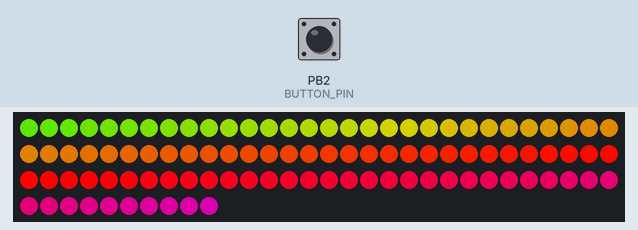
This sketch was run on a simulated ATtiny85, built with avr-gcc and run on an emulated ATtiny85. Parts: 100 RGB LEDs in strip order, left to right, continuing on the next row. The test bench sets the inputs (shaded band); at power-on: PB2 (BUTTON_PIN) HIGH. Random numbers use the default seed unless the sketch sets one.

Above: at 1.2 s.
1.3 s: PB2 (BUTTON_PIN) pulled LOW for 0.15 s
At 1.76 s:
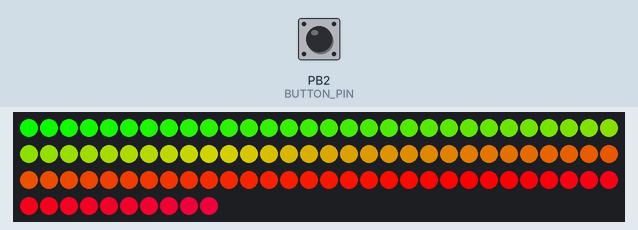
2.0 s: PB2 (BUTTON_PIN) pulled LOW for 1 s
At 3.06 s:
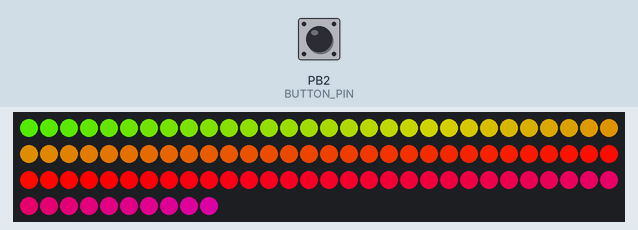
3.6 s: PB2 (BUTTON_PIN) pulled LOW for 0.15 s
At 4.02 s:
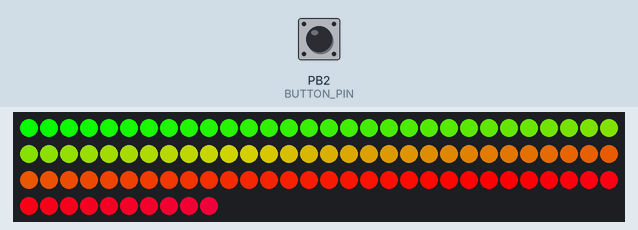
4.3 s: PB2 (BUTTON_PIN) pulled LOW for 3.2 s
At 5.93 s:
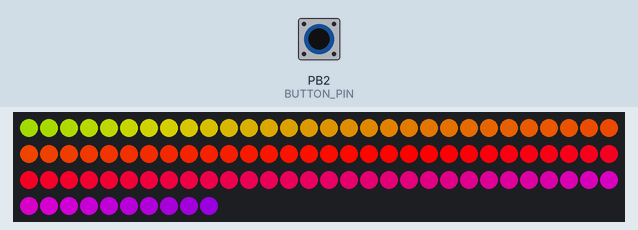
8.1 s: PB2 (BUTTON_PIN) pulled LOW for 0.15 s
At 8.49 s:
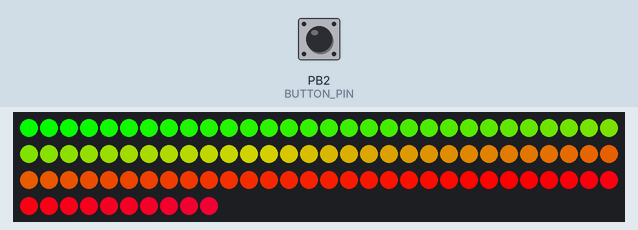
8.8 s: PB2 (BUTTON_PIN) pulled LOW for 1 s
At 12.01 s:
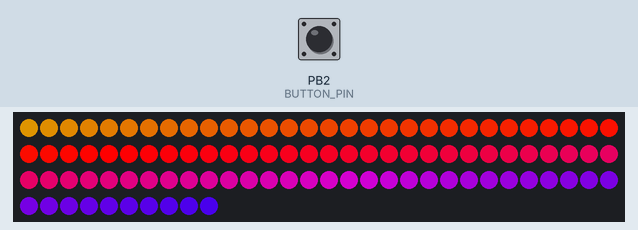
Timing chart, 0 to 13.5 s (numbered marks = the images above; inputs shaded):
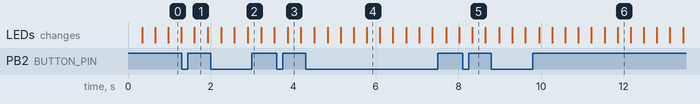

The sketch:

LED_Strip_FX-ATtiny45.ino
```cpp
// Cine Lights Standby FX
// This Arduino script is a cleanup of the original Cine lights
// effects script for standby modes on his project:
// Link to project
// Link to original code

// The original code was written in a combination of FastLed and Adafruit's
// Neopixel library. This implementation is exclusively Neopixel to cut down
// on the size of code being loaded into memory.

// Include the Adafruit NeoPixel Library
#include <Adafruit_NeoPixel.h>

// Define the Arduino pin that will send data to the strip.
#define PIN 1

// Specify the number of LEDs/Pixels we will be controlling.
#define NUM_LEDS 100

#define BUTTON_PIN 2

// Create an Adafruit Neopixel strip object as a global variable.
Adafruit_NeoPixel strip = Adafruit_NeoPixel(NUM_LEDS, PIN, NEO_GRB + NEO_KHZ800);


// Function prototype allowing optional parameters
uint32_t Wheel(byte WheelPos, float opacity = 1);
void Twinkle (float fadeAmt = 0.96);
void Ripple(boolean addBackgroundColor = true);

// Twinkle function global vars
float redStates[NUM_LEDS];
float blueStates[NUM_LEDS];
float greenStates[NUM_LEDS];

//Ripple function Global vars
//background color
int color;
int center = 0;
int iterationNum = -1;

uint32_t currentBgColor = random(256);
uint32_t nextBgColor = currentBgColor;

int buttonPushCounter = 0;   // counter for the number of button presses
int buttonState = 0;         // current state of the button
int lastButtonState = 0;

void setup() {
     pinMode(BUTTON_PIN, INPUT);
     digitalWrite(BUTTON_PIN, HIGH);
    // Required function for Neopixel Library.
    strip.begin();

    // Set the strip brightness if required (may be overidden by some FX)
    //strip.setBrightness(20);

    // Initialize all pixels to 'off'
    strip.show();
}

void loop() {
  // read the pushbutton input pin:
  buttonState = digitalRead(BUTTON_PIN);
    // compare the buttonState to its previous state
  if (buttonState != lastButtonState) {
    if (buttonState == HIGH) {
      buttonPushCounter++;

      if(buttonPushCounter==5) {
      buttonPushCounter=1;}
    }
    else
    {
      // if the current state is LOW then the button
      // wend from on to off:
    }
  }
  // save the current state as the last state,
  //for next time through the loop
  lastButtonState = buttonState;
  Rainbow(20);


}

/* These routines came from VUMeter on YouTube */

int wrap(int step) {
  if(step < 0) return NUM_LEDS + step;
  if(step > NUM_LEDS - 1) return step - NUM_LEDS;
  return step;
}

// Input a value 0 to 255 to get a color value.
// The colours are a transition r - g - b - back to r.
// Used by several routines below.
// Notes: The opacity parameter defaults to 1 unless explicitly passed in.
uint32_t Wheel(byte WheelPos, float opacity) {

  if(WheelPos < 85) {
    return strip.Color((WheelPos * 3) * opacity, (255 - WheelPos * 3) * opacity, 0);
  }
  else if(WheelPos < 170) {
    WheelPos -= 85;
    return strip.Color((255 - WheelPos * 3) * opacity, 0, (WheelPos * 3) * opacity);
  }
  else {
    WheelPos -= 170;
    return strip.Color(0, (WheelPos * 3) * opacity, (255 - WheelPos * 3) * opacity);
  }
}

// Twinkle
// Desc: Randomly displays pixels as flashes of light across the strip.
// Parameters:
//              - fadeAmt : The amount of fade each pixel should exhibit.
// Returns: void
// Notes: Selects color and position at random. Relies on several global vars.
//        The fadeAmt defaults to 0.96 unless explicitly passed in as a parameter.
void Twinkle (float fadeAmt) {

  if (random(25) == 1) {
      uint16_t randomLEDNumber = random(NUM_LEDS);
      if (redStates[randomLEDNumber] < 1 && greenStates[randomLEDNumber] < 1 && blueStates[randomLEDNumber] < 1) {
        redStates[randomLEDNumber] = random(256);
        greenStates[randomLEDNumber] = random(256);
        blueStates[randomLEDNumber] = random(256);
      }
    }

    for(uint16_t pixelPos = 0; pixelPos < NUM_LEDS; pixelPos++) {
      if (redStates[pixelPos] > 1 || greenStates[pixelPos] > 1 || blueStates[pixelPos] > 1) {
        strip.setPixelColor(pixelPos, redStates[pixelPos], greenStates[pixelPos], blueStates[pixelPos]);

        if (redStates[pixelPos] > 1) {
          redStates[pixelPos] = redStates[pixelPos] * fadeAmt;
        } else {
          redStates[pixelPos] = 0;
        }

        if (greenStates[pixelPos] > 1) {
          greenStates[pixelPos] = greenStates[pixelPos] * fadeAmt;
        } else {
          greenStates[pixelPos] = 0;
        }

        if (blueStates[pixelPos] > 1) {
          blueStates[pixelPos] = blueStates[pixelPos] * fadeAmt;
        } else {
          blueStates[pixelPos] = 0;
        }

      } else {
        strip.setPixelColor(pixelPos, 0, 0, 0);
      }
    }
    strip.show();
    delay(10);
}

void Rainbow(uint8_t wait) {
  uint16_t pixelPos, colorValue;

  for(colorValue=0; colorValue<256; colorValue++) {
    for(pixelPos=0; pixelPos < strip.numPixels(); pixelPos++) {
      strip.setPixelColor(pixelPos, Wheel((pixelPos + colorValue) & 255));
    }
    strip.show();
    if (digitalRead(BUTTON_PIN) != lastButtonState)  // <------------- add this
       return;         // <------------ and this
    delay(wait);
  }
}
```
